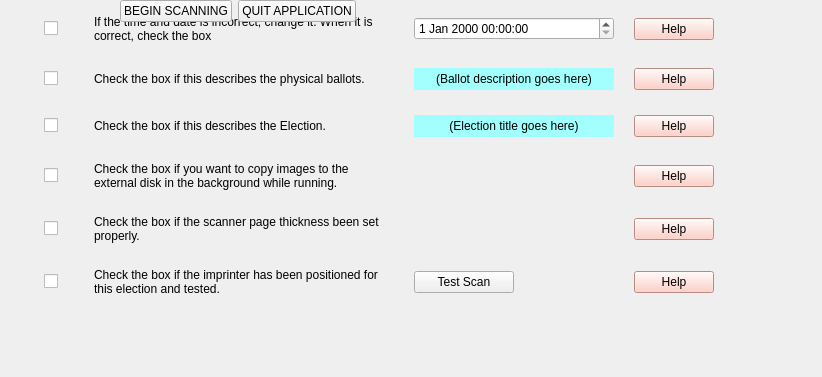
<?xml version="1.0" encoding="UTF-8"?>
<ui version="4.0">
 <class>Startup</class>
 <widget class="QWidget" name="Startup">
  <property name="geometry">
   <rect>
    <x>0</x>
    <y>0</y>
    <width>822</width>
    <height>377</height>
   </rect>
  </property>
  <property name="windowTitle">
   <string>Form</string>
  </property>
  <widget class="QWidget" name="">
   <property name="geometry">
    <rect>
     <x>30</x>
     <y>10</y>
     <width>701</width>
     <height>291</height>
    </rect>
   </property>
   <layout class="QGridLayout" name="gridLayout">
    <property name="sizeConstraint">
     <enum>QLayout::SetDefaultConstraint</enum>
    </property>
    <property name="horizontalSpacing">
     <number>-1</number>
    </property>
    <property name="verticalSpacing">
     <number>20</number>
    </property>
    <item row="1" column="3">
     <widget class="QPushButton" name="ballot_params_helpPB">
      <property name="sizePolicy">
       <sizepolicy hsizetype="Fixed" vsizetype="Fixed">
        <horstretch>0</horstretch>
        <verstretch>0</verstretch>
       </sizepolicy>
      </property>
      <property name="minimumSize">
       <size>
        <width>50</width>
        <height>0</height>
       </size>
      </property>
      <property name="styleSheet">
       <string notr="true">background-color: rgb(254, 196, 184);</string>
      </property>
      <property name="text">
       <string>Help</string>
      </property>
     </widget>
    </item>
    <item row="5" column="2">
     <widget class="QPushButton" name="test_scanPB">
      <property name="maximumSize">
       <size>
        <width>100</width>
        <height>16777215</height>
       </size>
      </property>
      <property name="toolTip">
       <string>Press this button to scan and imprint a single sheet.
This will not be saved and won't change the image numbers.</string>
      </property>
      <property name="toolTipDuration">
       <number>5000</number>
      </property>
      <property name="statusTip">
       <string/>
      </property>
      <property name="whatsThis">
       <string/>
      </property>
      <property name="text">
       <string>Test Scan</string>
      </property>
     </widget>
    </item>
    <item row="5" column="1">
     <widget class="QLabel" name="imprinterLBL">
      <property name="sizePolicy">
       <sizepolicy hsizetype="Fixed" vsizetype="Preferred">
        <horstretch>0</horstretch>
        <verstretch>0</verstretch>
       </sizepolicy>
      </property>
      <property name="minimumSize">
       <size>
        <width>100</width>
        <height>0</height>
       </size>
      </property>
      <property name="maximumSize">
       <size>
        <width>300</width>
        <height>16777215</height>
       </size>
      </property>
      <property name="styleSheet">
       <string notr="true">QTableView
{
    color: {rgb(255, 0, 254)};
    border: 1px solid {rgb(31, 0, 255)};
    background: {rgb(255, 255, 255)};
}
</string>
      </property>
      <property name="text">
       <string>Check the box if the imprinter has been positioned for this election and tested.</string>
      </property>
      <property name="wordWrap">
       <bool>true</bool>
      </property>
     </widget>
    </item>
    <item row="2" column="3">
     <widget class="QPushButton" name="electionTitle_helpPB">
      <property name="sizePolicy">
       <sizepolicy hsizetype="Fixed" vsizetype="Fixed">
        <horstretch>0</horstretch>
        <verstretch>0</verstretch>
       </sizepolicy>
      </property>
      <property name="minimumSize">
       <size>
        <width>50</width>
        <height>0</height>
       </size>
      </property>
      <property name="styleSheet">
       <string notr="true">background-color: rgb(254, 196, 184);</string>
      </property>
      <property name="text">
       <string>Help</string>
      </property>
     </widget>
    </item>
    <item row="2" column="2">
     <widget class="QLabel" name="electionTitleLBL">
      <property name="minimumSize">
       <size>
        <width>200</width>
        <height>0</height>
       </size>
      </property>
      <property name="maximumSize">
       <size>
        <width>200</width>
        <height>16777215</height>
       </size>
      </property>
      <property name="styleSheet">
       <string notr="true">background-color: rgb(161, 255, 254);</string>
      </property>
      <property name="text">
       <string>(Election title goes here)</string>
      </property>
      <property name="alignment">
       <set>Qt::AlignCenter</set>
      </property>
      <property name="wordWrap">
       <bool>true</bool>
      </property>
     </widget>
    </item>
    <item row="1" column="1">
     <widget class="QLabel" name="ballot_params_instLBL">
      <property name="sizePolicy">
       <sizepolicy hsizetype="Fixed" vsizetype="Fixed">
        <horstretch>0</horstretch>
        <verstretch>0</verstretch>
       </sizepolicy>
      </property>
      <property name="minimumSize">
       <size>
        <width>100</width>
        <height>0</height>
       </size>
      </property>
      <property name="maximumSize">
       <size>
        <width>300</width>
        <height>16777215</height>
       </size>
      </property>
      <property name="text">
       <string>Check the box if this describes the physical ballots.</string>
      </property>
      <property name="wordWrap">
       <bool>true</bool>
      </property>
     </widget>
    </item>
    <item row="5" column="0">
     <widget class="QCheckBox" name="imprinterCB">
      <property name="sizePolicy">
       <sizepolicy hsizetype="Fixed" vsizetype="Fixed">
        <horstretch>0</horstretch>
        <verstretch>0</verstretch>
       </sizepolicy>
      </property>
      <property name="minimumSize">
       <size>
        <width>30</width>
        <height>0</height>
       </size>
      </property>
      <property name="focusPolicy">
       <enum>Qt::NoFocus</enum>
      </property>
      <property name="autoFillBackground">
       <bool>false</bool>
      </property>
      <property name="text">
       <string/>
      </property>
      <property name="checked">
       <bool>false</bool>
      </property>
     </widget>
    </item>
    <item row="3" column="3">
     <widget class="QPushButton" name="backup_helpPB">
      <property name="sizePolicy">
       <sizepolicy hsizetype="Fixed" vsizetype="Fixed">
        <horstretch>0</horstretch>
        <verstretch>0</verstretch>
       </sizepolicy>
      </property>
      <property name="minimumSize">
       <size>
        <width>50</width>
        <height>0</height>
       </size>
      </property>
      <property name="styleSheet">
       <string notr="true">background-color: rgb(254, 196, 184);</string>
      </property>
      <property name="text">
       <string>Help</string>
      </property>
     </widget>
    </item>
    <item row="0" column="2">
     <widget class="QDateTimeEdit" name="date_timeEdit">
      <property name="calendarPopup">
       <bool>false</bool>
      </property>
     </widget>
    </item>
    <item row="4" column="3">
     <widget class="QPushButton" name="thickness_helpPB">
      <property name="sizePolicy">
       <sizepolicy hsizetype="Fixed" vsizetype="Fixed">
        <horstretch>0</horstretch>
        <verstretch>0</verstretch>
       </sizepolicy>
      </property>
      <property name="minimumSize">
       <size>
        <width>50</width>
        <height>0</height>
       </size>
      </property>
      <property name="styleSheet">
       <string notr="true">background-color: rgb(254, 196, 184);</string>
      </property>
      <property name="text">
       <string>Help</string>
      </property>
     </widget>
    </item>
    <item row="4" column="0">
     <widget class="QCheckBox" name="thicknessCB">
      <property name="sizePolicy">
       <sizepolicy hsizetype="Fixed" vsizetype="Fixed">
        <horstretch>0</horstretch>
        <verstretch>0</verstretch>
       </sizepolicy>
      </property>
      <property name="minimumSize">
       <size>
        <width>30</width>
        <height>0</height>
       </size>
      </property>
      <property name="focusPolicy">
       <enum>Qt::NoFocus</enum>
      </property>
      <property name="text">
       <string/>
      </property>
     </widget>
    </item>
    <item row="1" column="2">
     <widget class="QLabel" name="ballot_paramstLBL">
      <property name="minimumSize">
       <size>
        <width>200</width>
        <height>0</height>
       </size>
      </property>
      <property name="maximumSize">
       <size>
        <width>200</width>
        <height>16777215</height>
       </size>
      </property>
      <property name="styleSheet">
       <string notr="true">background-color: rgb(161, 255, 254);</string>
      </property>
      <property name="text">
       <string>(Ballot description goes here)</string>
      </property>
      <property name="alignment">
       <set>Qt::AlignCenter</set>
      </property>
      <property name="wordWrap">
       <bool>true</bool>
      </property>
     </widget>
    </item>
    <item row="3" column="0">
     <widget class="QCheckBox" name="backupCB">
      <property name="sizePolicy">
       <sizepolicy hsizetype="Fixed" vsizetype="Fixed">
        <horstretch>0</horstretch>
        <verstretch>0</verstretch>
       </sizepolicy>
      </property>
      <property name="minimumSize">
       <size>
        <width>30</width>
        <height>0</height>
       </size>
      </property>
      <property name="focusPolicy">
       <enum>Qt::NoFocus</enum>
      </property>
      <property name="text">
       <string/>
      </property>
     </widget>
    </item>
    <item row="4" column="1">
     <widget class="QLabel" name="thicknessLBL">
      <property name="sizePolicy">
       <sizepolicy hsizetype="Fixed" vsizetype="Preferred">
        <horstretch>0</horstretch>
        <verstretch>0</verstretch>
       </sizepolicy>
      </property>
      <property name="minimumSize">
       <size>
        <width>100</width>
        <height>0</height>
       </size>
      </property>
      <property name="maximumSize">
       <size>
        <width>300</width>
        <height>16777215</height>
       </size>
      </property>
      <property name="text">
       <string>Check the box if the scanner page thickness been set properly.</string>
      </property>
      <property name="wordWrap">
       <bool>true</bool>
      </property>
     </widget>
    </item>
    <item row="2" column="0">
     <widget class="QCheckBox" name="electionTitleCB">
      <property name="sizePolicy">
       <sizepolicy hsizetype="Fixed" vsizetype="Fixed">
        <horstretch>0</horstretch>
        <verstretch>0</verstretch>
       </sizepolicy>
      </property>
      <property name="minimumSize">
       <size>
        <width>30</width>
        <height>0</height>
       </size>
      </property>
      <property name="focusPolicy">
       <enum>Qt::NoFocus</enum>
      </property>
      <property name="text">
       <string/>
      </property>
     </widget>
    </item>
    <item row="1" column="0">
     <widget class="QCheckBox" name="ballot_paramsCB">
      <property name="sizePolicy">
       <sizepolicy hsizetype="Fixed" vsizetype="Fixed">
        <horstretch>0</horstretch>
        <verstretch>0</verstretch>
       </sizepolicy>
      </property>
      <property name="minimumSize">
       <size>
        <width>30</width>
        <height>0</height>
       </size>
      </property>
      <property name="focusPolicy">
       <enum>Qt::NoFocus</enum>
      </property>
      <property name="text">
       <string/>
      </property>
     </widget>
    </item>
    <item row="5" column="3">
     <widget class="QPushButton" name="imprinter_helpPB">
      <property name="sizePolicy">
       <sizepolicy hsizetype="Fixed" vsizetype="Fixed">
        <horstretch>0</horstretch>
        <verstretch>0</verstretch>
       </sizepolicy>
      </property>
      <property name="minimumSize">
       <size>
        <width>50</width>
        <height>0</height>
       </size>
      </property>
      <property name="styleSheet">
       <string notr="true">background-color: rgb(254, 196, 184);</string>
      </property>
      <property name="text">
       <string>Help</string>
      </property>
     </widget>
    </item>
    <item row="0" column="0">
     <widget class="QCheckBox" name="datetimeCB">
      <property name="sizePolicy">
       <sizepolicy hsizetype="Fixed" vsizetype="Fixed">
        <horstretch>0</horstretch>
        <verstretch>0</verstretch>
       </sizepolicy>
      </property>
      <property name="minimumSize">
       <size>
        <width>30</width>
        <height>0</height>
       </size>
      </property>
      <property name="focusPolicy">
       <enum>Qt::NoFocus</enum>
      </property>
      <property name="text">
       <string/>
      </property>
     </widget>
    </item>
    <item row="3" column="1">
     <widget class="QLabel" name="backupLBL">
      <property name="sizePolicy">
       <sizepolicy hsizetype="Fixed" vsizetype="Preferred">
        <horstretch>0</horstretch>
        <verstretch>0</verstretch>
       </sizepolicy>
      </property>
      <property name="minimumSize">
       <size>
        <width>100</width>
        <height>0</height>
       </size>
      </property>
      <property name="maximumSize">
       <size>
        <width>300</width>
        <height>16777215</height>
       </size>
      </property>
      <property name="text">
       <string>Check the box if you want to copy images to the external disk in the background while running.</string>
      </property>
      <property name="wordWrap">
       <bool>true</bool>
      </property>
     </widget>
    </item>
    <item row="0" column="3">
     <widget class="QPushButton" name="datetime_helpPB">
      <property name="sizePolicy">
       <sizepolicy hsizetype="Fixed" vsizetype="Fixed">
        <horstretch>0</horstretch>
        <verstretch>0</verstretch>
       </sizepolicy>
      </property>
      <property name="minimumSize">
       <size>
        <width>50</width>
        <height>0</height>
       </size>
      </property>
      <property name="styleSheet">
       <string notr="true">background-color: rgb(254, 196, 184);</string>
      </property>
      <property name="text">
       <string>Help</string>
      </property>
     </widget>
    </item>
    <item row="2" column="1">
     <widget class="QLabel" name="electionTitle_instLBL">
      <property name="sizePolicy">
       <sizepolicy hsizetype="Fixed" vsizetype="Preferred">
        <horstretch>0</horstretch>
        <verstretch>0</verstretch>
       </sizepolicy>
      </property>
      <property name="minimumSize">
       <size>
        <width>100</width>
        <height>0</height>
       </size>
      </property>
      <property name="maximumSize">
       <size>
        <width>300</width>
        <height>16777215</height>
       </size>
      </property>
      <property name="text">
       <string>Check the box if this describes the Election.</string>
      </property>
      <property name="wordWrap">
       <bool>true</bool>
      </property>
     </widget>
    </item>
    <item row="0" column="1">
     <widget class="QLabel" name="datetime_instLBL">
      <property name="sizePolicy">
       <sizepolicy hsizetype="Fixed" vsizetype="Preferred">
        <horstretch>0</horstretch>
        <verstretch>0</verstretch>
       </sizepolicy>
      </property>
      <property name="minimumSize">
       <size>
        <width>100</width>
        <height>0</height>
       </size>
      </property>
      <property name="maximumSize">
       <size>
        <width>300</width>
        <height>16777215</height>
       </size>
      </property>
      <property name="text">
       <string>If the time and date is incorrect, change it. When it is correct, check the box</string>
      </property>
      <property name="wordWrap">
       <bool>true</bool>
      </property>
     </widget>
    </item>
   </layout>
  </widget>
  <widget class="QWidget" name="">
   <layout class="QHBoxLayout" name="horizontalLayout">
    <item>
     <spacer name="horizontalSpacer_2">
      <property name="orientation">
       <enum>Qt::Horizontal</enum>
      </property>
      <property name="sizeHint" stdset="0">
       <size>
        <width>40</width>
        <height>20</height>
       </size>
      </property>
     </spacer>
    </item>
    <item>
     <spacer name="horizontalSpacer_4">
      <property name="orientation">
       <enum>Qt::Horizontal</enum>
      </property>
      <property name="sizeHint" stdset="0">
       <size>
        <width>40</width>
        <height>20</height>
       </size>
      </property>
     </spacer>
    </item>
    <item>
     <spacer name="horizontalSpacer_5">
      <property name="orientation">
       <enum>Qt::Horizontal</enum>
      </property>
      <property name="sizeHint" stdset="0">
       <size>
        <width>40</width>
        <height>20</height>
       </size>
      </property>
     </spacer>
    </item>
    <item>
     <widget class="QPushButton" name="begin_scanningPB">
      <property name="text">
       <string>BEGIN SCANNING</string>
      </property>
     </widget>
    </item>
    <item>
     <widget class="QPushButton" name="quit_appPBn">
      <property name="text">
       <string>QUIT APPLICATION</string>
      </property>
     </widget>
    </item>
    <item>
     <spacer name="horizontalSpacer_3">
      <property name="orientation">
       <enum>Qt::Horizontal</enum>
      </property>
      <property name="sizeHint" stdset="0">
       <size>
        <width>40</width>
        <height>20</height>
       </size>
      </property>
     </spacer>
    </item>
   </layout>
  </widget>
 </widget>
 <resources/>
 <connections/>
</ui>
